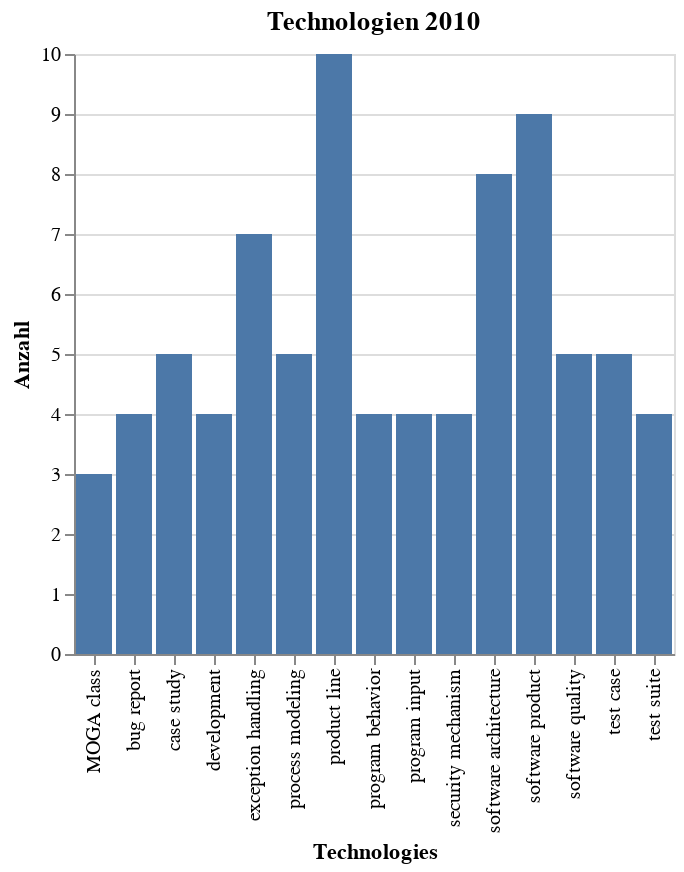

Write notebook code for a chart like this one.
### Markdown cell above
### Balkendiagramm 2010

### Code cell
year = 2010
d = data_words[year].nlargest(anzahl_top_topics).sort_values(ascending=False)
source = pd.DataFrame({'Technologies': d.index,
                            'Anzahl': d})
alt.Chart(source).mark_bar().encode(
        x='Technologies:O',
        y='Anzahl:Q'
    ).properties(
    title=f'Technologien {year}')

### Figure 1 — Vega-Lite specification as saved in the notebook (floating-point values rounded to 4 significant figures)
{"config": {"view": {"continuousWidth": 400, "continuousHeight": 300}}, "data": {"name": "data-4d46dea20e8f9a62a7c571950b4bc5c4"}, "mark": "bar", "encoding": {"x": {"type": "ordinal", "field": "Technologies"}, "y": {"type": "quantitative", "field": "Anzahl"}}, "title": "Technologien 2010", "$schema": "https://vega.github.io/schema/vega-lite/v4.8.1.json", "datasets": {"data-4d46dea20e8f9a62a7c571950b4bc5c4": [{"Technologies": "product line", "Anzahl": 10}, {"Technologies": "software product", "Anzahl": 9}, {"Technologies": "software architecture", "Anzahl": 8}, {"Technologies": "exception handling", "Anzahl": 7}, {"Technologies": "test case", "Anzahl": 5}, {"Technologies": "software quality", "Anzahl": 5}, {"Technologies": "process modeling", "Anzahl": 5}, {"Technologies": "case study", "Anzahl": 5}, {"Technologies": "test suite", "Anzahl": 4}, {"Technologies": "security mechanism", "Anzahl": 4}, {"Technologies": "program input", "Anzahl": 4}, {"Technologies": "program behavior", "Anzahl": 4}, {"Technologies": "development", "Anzahl": 4}, {"Technologies": "bug report", "Anzahl": 4}, {"Technologies": "MOGA class", "Anzahl": 3}]}}
